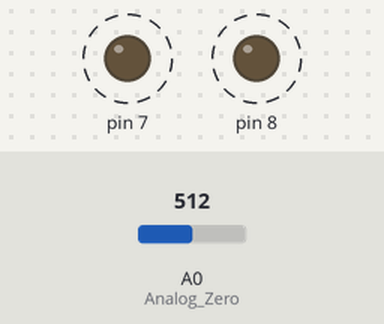
Recording of a sketch running on a simulated Arduino Uno, built with avr-gcc and run on an emulated ATmega328P. Parts: output pins drawn as LEDs (lit = HIGH). Dashed ring = blinking. The inputs (shaded band) are chosen by the test bench; at power-on: A0 (Analog_Zero) = 512. What the sketch prints to the serial monitor is not drawn.

Above: at 0.6 s.
Timing chart, 0 to 5.1 s (numbered marks = the images above):
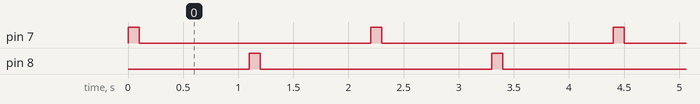

Measured:
- by itself, pin 7, pin 8: alternates HIGH for 0.10 s and LOW for 2.1 s
- by itself, everything shown: repeats every 2.2 s, in 4 steps

The sketch:

Stunning_Inari-Wolt1.ino
```cpp
void setup()
{
  pinMode(A0, INPUT); //Analog Zero, onde ta conectado
  pinMode(7, OUTPUT);
  pinMode(8, OUTPUT);
  Serial.begin(9600);
}

void loop()
{
  digitalWrite(7, HIGH);
  delay(100);
  int valor = analogRead(A0);
  Serial.print("Valor lido no P1: ");
  digitalWrite(7, LOW);
  Serial.println(valor); //l = L
  delay(1000);

  digitalWrite(8, HIGH);
  delay(100);
  valor = analogRead(A0);
  Serial.print("Valor lido no P2: ");
  digitalWrite(8, LOW);
  Serial.println(valor); //l = L
  delay(1000);
}
```
